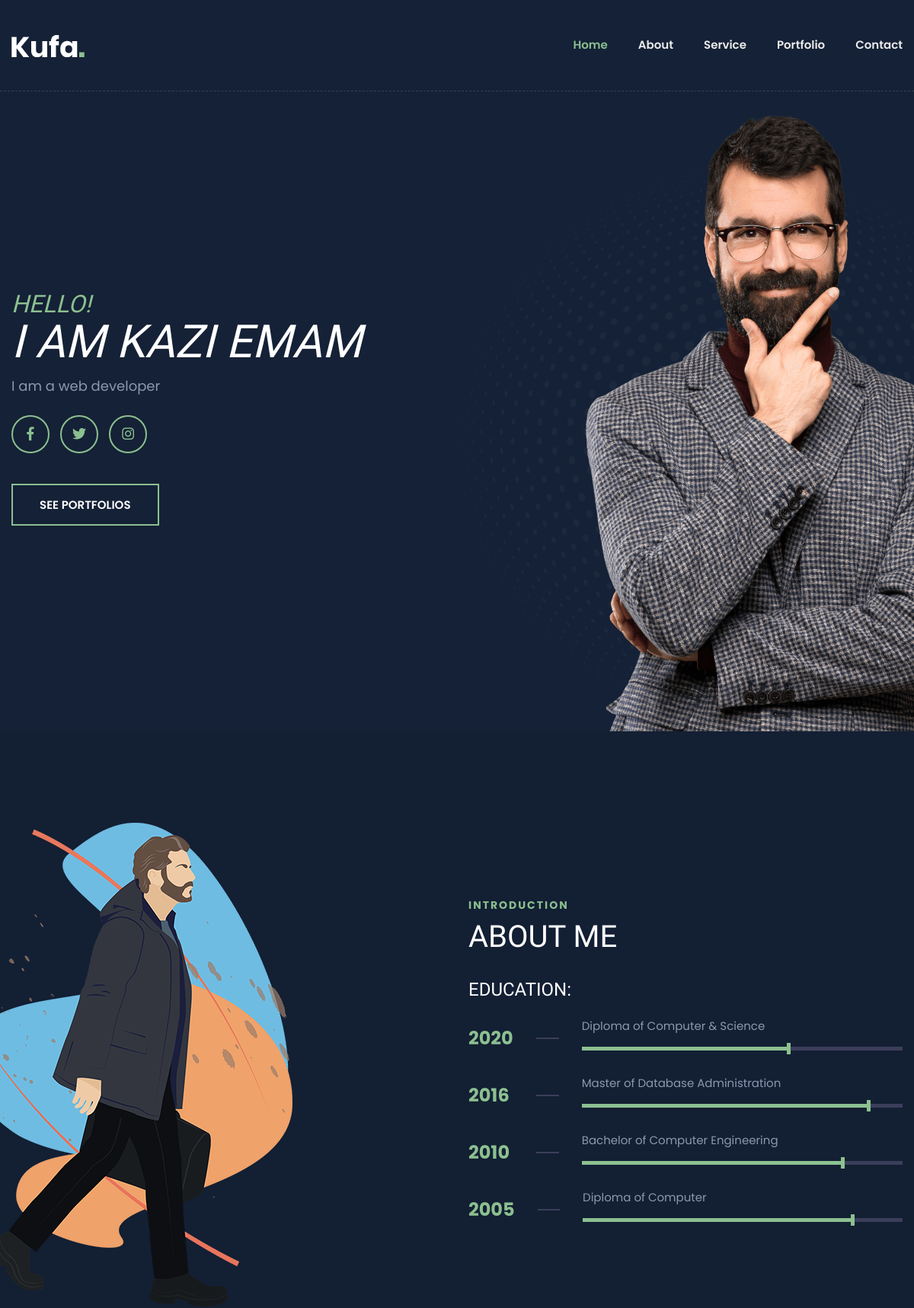
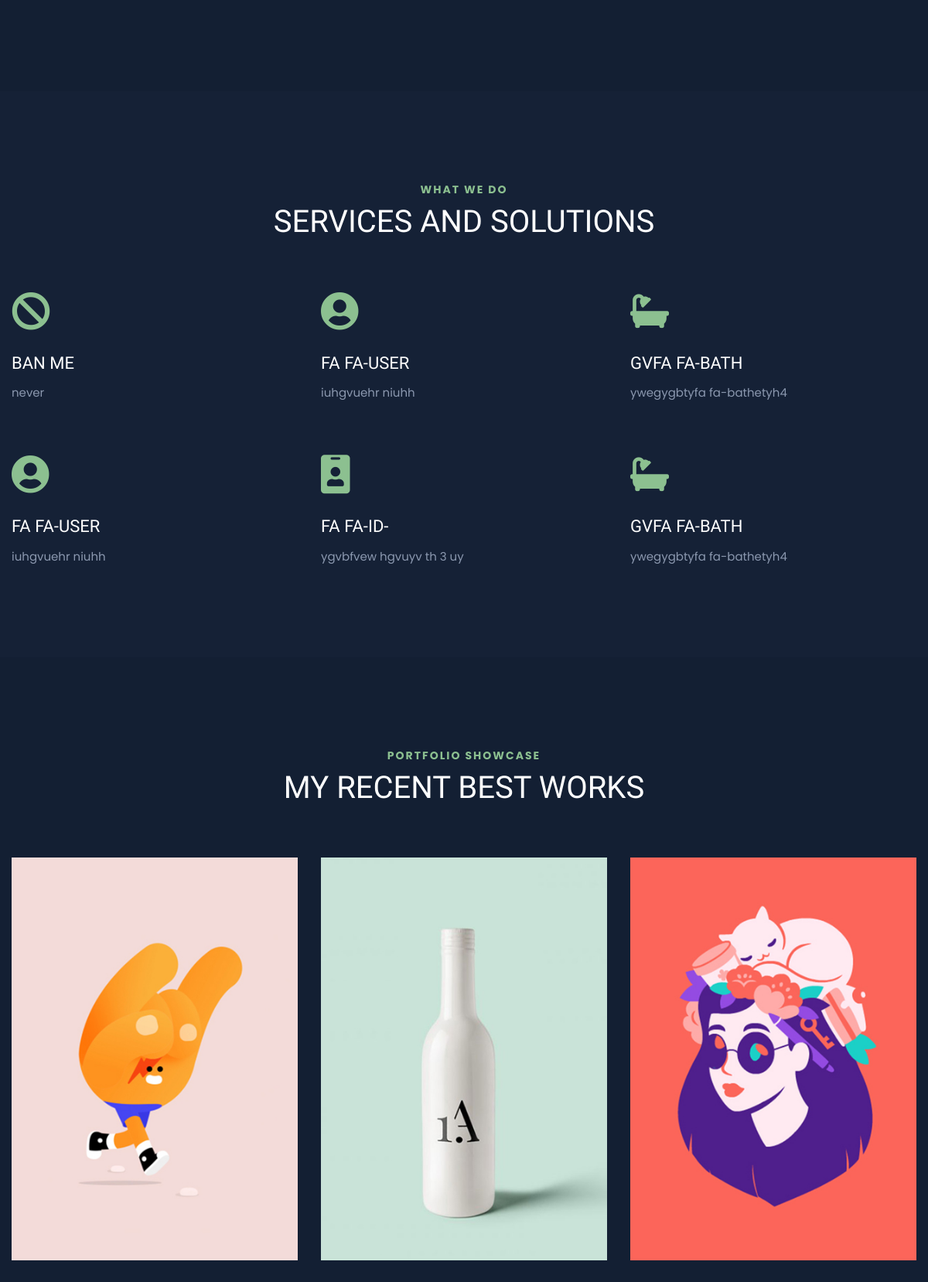
The page / (upper part) on the database its author committed (2 pictures, top to bottom).
### tables this page shows
CREATE TABLE `text_settings` (
  `id` int(20) NOT NULL,
  `setting_name` varchar(100) NOT NULL,
  `setting_value` text DEFAULT NULL
);

CREATE TABLE `services` (
  `id` int(10) NOT NULL,
  `service_icon` varchar(100) NOT NULL,
  `service_title` varchar(20) NOT NULL,
  `service_description` text NOT NULL,
  `status` varchar(20) NOT NULL DEFAULT 'active'
);

CREATE TABLE `portfolios` (
  `id` int(20) NOT NULL,
  `post_by` varchar(100) NOT NULL,
  `portfolio_title` varchar(100) NOT NULL,
  `portfolio_details` text NOT NULL,
  `portfolio_feature_photo` varchar(100) NOT NULL
);

### index.php (the view, shortened to what this page needs)
<?php
require_once 'includes/db.php';
$all_services_query = "SELECT * FROM services WHERE status = 'active' ORDER BY id DESC ";
$all_services_from_db = mysqli_query($db_connect, $all_services_query);
$all_portfolios_query = "SELECT * FROM portfolios";
$all_portfolios_from_db = mysqli_query($db_connect, $all_portfolios_query);
$owner_name_select_query = "SELECT setting_value FROM text_settings WHERE setting_name='owner_name'";
$owner_name_from_db = mysqli_query($db_connect, $owner_name_select_query);
$owner_bio_select_query = "SELECT setting_value FROM text_settings WHERE setting_name='owner_bio'";
$owner_bio_from_db = mysqli_query($db_connect, $owner_bio_select_query);
$owner_fb_link_select_query = "SELECT setting_value FROM text_settings WHERE setting_name='fb_link'";
$owner_fb_link_from_db = mysqli_query($db_connect, $owner_fb_link_select_query);
$owner_tw_link_select_query = "SELECT setting_value FROM text_settings WHERE setting_name='tw_link'";
$owner_tw_link_from_db = mysqli_query($db_connect, $owner_tw_link_select_query);
$owner_instagram_link_select_query = "SELECT setting_value FROM text_settings WHERE setting_name='instagram'";
$owner_instagram_link_from_db = mysqli_query($db_connect, $owner_instagram_link_select_query);
$owner_about_edu_select_query = "SELECT setting_value FROM text_settings WHERE setting_name='about_edu'";
$owner_about_edu_from_db = mysqli_query($db_connect, $owner_about_edu_select_query);
?>
<!doctype html>
<html class="no-js" lang="en">
<head>
        <link rel="stylesheet" href="css/bootstrap.min.css">
        <link rel="stylesheet" href="css/animate.min.css">
        <link rel="stylesheet" href="css/magnific-popup.css">
        <link rel="stylesheet" href="css/fontawesome-all.min.css">
        <link rel="stylesheet" href="css/flaticon.css">
        <link rel="stylesheet" href="css/slick.css">
        <link rel="stylesheet" href="css/aos.css">
        <link rel="stylesheet" href="css/default.css">
        <link rel="stylesheet" href="css/style.css">
        <link rel="stylesheet" href="css/responsive.css">
    </head>
    <body class="theme-bg">
        <header>
            <div id="header-sticky" class="transparent-header">
                <div class="container">
                    <div class="row">
                        <div class="col-xl-12">
                            <div class="main-menu">
                                <nav class="navbar navbar-expand-lg">
                                    <a href="index.html" class="navbar-brand logo-sticky-none"><img src="img/logo/logo.png" alt="Logo"></a>
                                    <div class="collapse navbar-collapse" id="navbarNav">
                                        <ul class="navbar-nav ml-auto">
                                            <li class="nav-item active"><a class="nav-link" href="#home">Home</a></li>
                                            <li class="nav-item"><a class="nav-link" href="#about">about</a></li>
                                            <li class="nav-item"><a class="nav-link" href="#service">service</a></li>
                                            <li class="nav-item"><a class="nav-link" href="#portfolio">portfolio</a></li>
                                            <li class="nav-item"><a class="nav-link" href="#contact">Contact</a></li>
                                        </ul>
                                    </div>
                                </nav>
                            </div>
                        </div>
                    </div>
                </div>
            </div>
           </header>
        <main>
            <section id="home" class="banner-area banner-bg fix">
                <div class="container">
                    <div class="row align-items-center">
                        <div class="col-xl-7 col-lg-6">
                            <div class="banner-content">
                                <h6 class="wow fadeInUp" data-wow-delay="0.2s">HELLO!</h6>
                                <h2 class="wow fadeInUp" data-wow-delay="0.4s">I am <?=mysqli_fetch_assoc($owner_name_from_db)['setting_value']?></h2>
                                <p class="wow fadeInUp" data-wow-delay="0.6s"><?=mysqli_fetch_assoc($owner_bio_from_db)['setting_value']?></p>
                                <div class="banner-social wow fadeInUp" data-wow-delay="0.8s">
                                    <ul>
                                    <?php
                                    $fb_link = mysqli_fetch_assoc($owner_fb_link_from_db)['setting_value'];
                                    if($fb_link):
                                    ?>
                                    <li><a href="<?=$fb_link?>" target="_blank"><i class="fab fa-facebook-f"></i></a></li>
                                    <?php
                                    endif;
                                    ?>
                                    <?php
                                    $tw_link = mysqli_fetch_assoc($owner_tw_link_from_db)['setting_value'];
                                    if($tw_link):
                                    ?>
                                    <li><a href="<?=$tw_link?>" target="_blank"><i class="fab fa-twitter"></i></a></li>
                                    <?php
                                    endif;
                                    ?>
                                    <?php
                                    $instagram_link = mysqli_fetch_assoc($owner_instagram_link_from_db)['setting_value'];
                                    if($instagram_link):
                                    ?>
                                    <li><a href="<?=$instagram_link?>" target="_blank"><i class="fab fa-instagram"></i></a></li>
                                    <?php
                                    endif;
                                    ?>
                                   </ul>
                                </div>
                                <a href="#portfolio" class="btn wow fadeInUp" data-wow-delay="1s">SEE PORTFOLIOS</a>
                            </div>
                        </div>
                        <div class="col-xl-5 col-lg-6 d-none d-lg-block">
                            <div class="banner-img text-right">
                                <img src="img/banner/banner_img.png" alt="">
                                <div class="banner-shape"><img src="img/shape/dot_circle.png" class="rotateme" alt="img"></div>
                   </section>
            <section id="about" class="about-area primary-bg pt-120 pb-120">
                <div class="container">
                    <div class="row align-items-center">
                        <div class="col-lg-6">
                            <div class="about-img">
                                <img src="img/banner/banner_img2.png" title="me-01" alt="me-01">
                            </div>
                        </div>
                        <div class="col-lg-6 pr-90">
                            <div class="section-title mb-25">
                                <span>Introduction</span>
                                <h2>About Me</h2>
                            </div>
                            <div class="about-content">
                                <h3>Education:</h3>
                            </div>
                            <div class="education">
                                <div class="year">2020</div>
                                <div class="line"></div>
                                <div class="location">
                                    <span><?=mysqli_fetch_assoc($owner_about_edu_from_db)['setting_value']?></span>
                                    <div class="progressWrapper">
                                        <div class="progress">
                                            <div class="progress-bar wow slideInLefts" data-wow-delay="0.2s" data-wow-duration="2s" role="progressbar" style="width: 65%;" aria-valuenow="65" aria-valuemin="0" aria-valuemax="100"></div>
                                        </div>
                                    </div>
                                </div>
                            </div>
                            <div class="education">
                                <div class="year">2016</div>
                                <div class="line"></div>
                                <div class="location">
                                    <span>Master of Database Administration</span>
                                    <div class="progressWrapper">
                                        <div class="progress">
                                            <div class="progress-bar wow slideInLefts" data-wow-delay="0.2s" data-wow-duration="2s" role="progressbar" style="width: 90%;" aria-valuenow="65" aria-valuemin="0" aria-valuemax="100"></div>
                                        </div>
                                    </div>
                                </div>
                            </div>
                            <div class="education">
                                <div class="year">2010</div>
                                <div class="line"></div>
                                <div class="location">
                                    <span>Bachelor of Computer Engineering</span>
                                    <div class="progressWrapper">
                                        <div class="progress">
                                            <div class="progress-bar wow slideInLefts" data-wow-delay="0.2s" data-wow-duration="2s" role="progressbar" style="width: 82%;" aria-valuenow="65" aria-valuemin="0" aria-valuemax="100"></div>
                                        </div>
                                    </div>
                                </div>
                            </div>
                            <div class="education">
                                <div class="year">2005</div>
                                <div class="line"></div>
                                <div class="location">
                                    <span>Diploma of Computer</span>
                                    <div class="progressWrapper">
                                        <div class="progress">
                                            <div class="progress-bar wow slideInLefts" data-wow-delay="0.2s" data-wow-duration="2s" role="progressbar" style="width: 85%;" aria-valuenow="65" aria-valuemin="0" aria-valuemax="100"></div>
                                        </div>
                                    </div>
                                </div>
                            </div>
                        </div>
                    </div>
                </div>
            </section>
            <section id="service" class="services-area pt-120 pb-50">
				<div class="container">
                    <div class="row justify-content-center">
                        <div class="col-xl-6 col-lg-8">
                            <div class="section-title text-center mb-70">
                                <span>WHAT WE DO</span>
                                <h2>Services and Solutions</h2>
                            </div>
                        </div>
                    </div>
					<div class="row">
                        <?php
                        foreach($all_services_from_db as $service):
                        ?>
						<div class="col-lg-4 col-md-6">
							<div class="icon_box_01 wow fadeInLeft" data-wow-delay="0.2s">
                                <i class="<?=$service['service_icon']?>"></i>
								<h3><?=$service['service_title']?></h3>
								<p>
									<?=$service['service_description']?>
								</p>
							</div>
						</div>
						<?php endforeach; ?>
					</div>
				</div>
			</section>
            <section id="portfolio" class="portfolio-area primary-bg pt-120 pb-90">
                <div class="container">
                    <div class="row justify-content-center">
                        <div class="col-xl-6 col-lg-8">
                            <div class="section-title text-center mb-70">
                                <span>Portfolio Showcase</span>
                                <h2>My Recent Best Works</h2>
                            </div>
                        </div>
                    </div>
                    <div class="row">
                    <?php foreach($all_portfolios_from_db as $portfolio): ?>
                   <div class="col-lg-4 col-md-6 pitem">
                            <div class="speaker-box">
								<div class="speaker-thumb">
									<img src="image/portfolio_image/feature/<?=$portfolio['portfolio_feature_photo']?>" alt="img">
								</div>
							</div>
                        </div>
                       <?php endforeach; ?>
                    </div>
                </div>
            </section>
        </main>
    </body>
</html>

### css/default.css (style rules this page uses)
.mb-25 { margin-bottom: 25px; }
.mb-70 { margin-bottom: 70px; }
.pt-120 { padding-top: 120px; }
.pb-50 { padding-bottom: 50px; }
.pb-90 { padding-bottom: 90px; }
.pb-120 { padding-bottom: 120px; }
.pr-90 { padding-right: 90px; }
.theme-bg { background: #152136; }
.primary-bg { background: #131f33; }

### css/responsive.css (style rules this page uses)
@media (min-width: 1200px) and (max-width: 1500px) { .banner-shape { right: -145px; } }
@media (min-width: 992px) and (max-width: 1200px) { .banner-content h6 { font-size: 32px; } }
@media (min-width: 992px) and (max-width: 1200px) { .banner-content h2 { font-size: 60px; } }
@media (min-width: 992px) and (max-width: 1200px) { .banner-shape { right: -155px; } }
@media (min-width: 992px) and (max-width: 1200px) { .about-img { margin-left: -65px; } }
@media (min-width: 992px) and (max-width: 1200px) { .banner-content p { font-size: 18px; padding-right: 0; } }
@media (min-width: 992px) and (max-width: 1200px) { .about-area .col-lg-6.pr-90 { padding-right: 15px; } }
@media (min-width: 992px) and (max-width: 1200px) { .icon_box_01 { padding-left: 0; } }
@media (min-width: 992px) and (max-width: 1200px) { .icon_box_01 i { position: unset; margin-bottom: 30px; } }

### rows shown on the page
text_settings: setting_value "KAZI EMAM"
text_settings: setting_value "I am a web developer"
text_settings: setting_value "Diploma of Computer & Science"
services: service_title "BAN ME", service_description "never"
services: service_title "FA FA-USER", service_description "iuhgvuehr niuhh"
services: service_title "GVFA FA-BATH", service_description "ywegygbtyfa fa-bathetyh4"
services: service_title "FA FA-USER", service_description "iuhgvuehr niuhh"
services: service_title "FA FA-ID-", service_description "ygvbfvew hgvuyv th 3 uy"
services: service_title "GVFA FA-BATH", service_description "ywegygbtyfa fa-bathetyh4"
portfolios: portfolio_feature_photo (picture)
portfolios: portfolio_feature_photo (picture)
portfolios: portfolio_feature_photo (picture)
